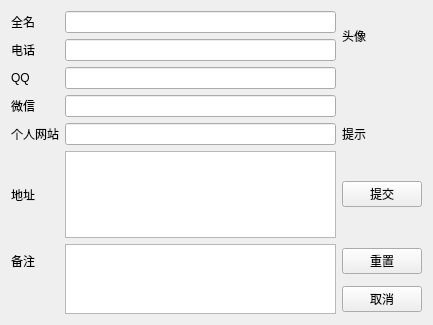
<?xml version="1.0" encoding="UTF-8"?>
<ui version="4.0">
 <class>Form</class>
 <widget class="QWidget" name="Form">
  <property name="geometry">
   <rect>
    <x>0</x>
    <y>0</y>
    <width>433</width>
    <height>325</height>
   </rect>
  </property>
  <property name="windowTitle">
   <string>Form</string>
  </property>
  <layout class="QGridLayout" name="gridLayout">
   <item row="0" column="0">
    <widget class="QLabel" name="label">
     <property name="text">
      <string>全名</string>
     </property>
    </widget>
   </item>
   <item row="0" column="1">
    <widget class="QLineEdit" name="fullNameEdit"/>
   </item>
   <item row="1" column="0">
    <widget class="QLabel" name="label_2">
     <property name="text">
      <string>电话</string>
     </property>
    </widget>
   </item>
   <item row="1" column="1">
    <widget class="QLineEdit" name="phoneEdit"/>
   </item>
   <item row="2" column="0">
    <widget class="QLabel" name="label_3">
     <property name="text">
      <string>QQ</string>
     </property>
    </widget>
   </item>
   <item row="2" column="1">
    <widget class="QLineEdit" name="qqEdit"/>
   </item>
   <item row="3" column="0">
    <widget class="QLabel" name="label_4">
     <property name="text">
      <string>微信</string>
     </property>
    </widget>
   </item>
   <item row="3" column="1">
    <widget class="QLineEdit" name="wechatEdit"/>
   </item>
   <item row="4" column="0">
    <widget class="QLabel" name="label_7">
     <property name="text">
      <string>个人网站</string>
     </property>
    </widget>
   </item>
   <item row="4" column="1">
    <widget class="QLineEdit" name="webEdit"/>
   </item>
   <item row="5" column="0">
    <widget class="QLabel" name="label_5">
     <property name="text">
      <string>地址</string>
     </property>
    </widget>
   </item>
   <item row="5" column="1">
    <widget class="QPlainTextEdit" name="addrEdit"/>
   </item>
   <item row="5" column="2">
    <widget class="QPushButton" name="commitButton">
     <property name="text">
      <string>提交</string>
     </property>
    </widget>
   </item>
   <item row="6" column="0">
    <widget class="QLabel" name="label_6">
     <property name="text">
      <string>备注</string>
     </property>
    </widget>
   </item>
   <item row="6" column="1" rowspan="2">
    <widget class="QPlainTextEdit" name="noteEdit"/>
   </item>
   <item row="6" column="2">
    <widget class="QPushButton" name="resetButton">
     <property name="text">
      <string>重置</string>
     </property>
    </widget>
   </item>
   <item row="7" column="2">
    <widget class="QPushButton" name="cancelButton">
     <property name="text">
      <string>取消</string>
     </property>
    </widget>
   </item>
   <item row="0" column="2" rowspan="2">
    <widget class="QLabel" name="avatar">
     <property name="text">
      <string>头像</string>
     </property>
    </widget>
   </item>
   <item row="4" column="2">
    <widget class="QLabel" name="tipsLabel">
     <property name="text">
      <string>提示</string>
     </property>
    </widget>
   </item>
  </layout>
 </widget>
 <resources/>
 <connections/>
</ui>
